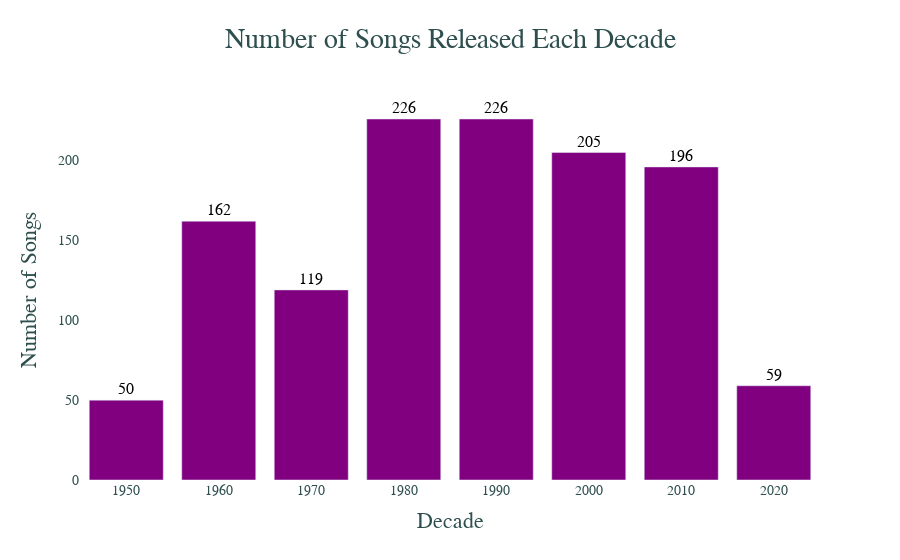

Write notebook code for a chart like this one.
### Code cell
import plotly.graph_objs as go

# Create a Plotly bar chart for songs per decade
data_songs_per_decade = go.Bar(
    x=decade_stats.index,
    y=decade_stats['Songs'],
    marker=dict(color='purple'),
    text=decade_stats['Songs'],
    textposition='outside',  # Place text outside the bars for better visibility
)

layout_songs_per_decade = go.Layout(
    title='Number of Songs Released Each Decade',
    xaxis=dict(title='Decade'),
    yaxis=dict(title='Number of Songs'),
    height=800,
)

fig_songs_per_decade = go.Figure(data=[data_songs_per_decade], layout=layout_songs_per_decade)

# Update layout for aesthetic improvements
fig_songs_per_decade.update_traces(textfont_size=16, textfont_color='black', insidetextanchor='start')  # Increase text font size and set color
fig_songs_per_decade.update_layout(plot_bgcolor='rgba(255, 255, 255, 0.9)',  # Lighter transparent plot background
                                   paper_bgcolor='rgba(255, 255, 255, 0.9)',  # Lighter transparent paper background
                                   font=dict(family="Arial, sans-serif", size=18, color='darkslategray'),  # Font settings
                                   title=dict(x=0.5, y=0.95, font=dict(size=28)),  # Title position and style
                                   xaxis=dict(tickfont=dict(size=14)),  # X-axis tick font size
                                   yaxis=dict(tickfont=dict(size=14)),  # Y-axis tick font size
                                   )

# Display plot
fig_songs_per_decade.show()

### Figure 1 — Plotly figure (JSON) as saved in the notebook; plotly's stock layout.template omitted (floating-point values rounded to 4 significant figures)
{"data": [{"insidetextanchor": "start", "marker": {"color": "purple"}, "text": [50, 162, 119, 226, 226, 205, 196, 59], "textfont": {"color": "black", "size": 16}, "textposition": "outside", "type": "bar", "x": [1950, 1960, 1970, 1980, 1990, 2000, 2010, 2020], "y": [50, 162, 119, 226, 226, 205, 196, 59]}], "layout": {"autosize": true, "font": {"color": "darkslategray", "family": "Arial, sans-serif", "size": 18}, "paper_bgcolor": "rgba(255, 255, 255, 0.9)", "plot_bgcolor": "rgba(255, 255, 255, 0.9)", "title": {"font": {"size": 28}, "text": "Number of Songs Released Each Decade", "x": 0.5, "y": 0.95}, "xaxis": {"autorange": true, "range": [1945, 2025], "tickfont": {"size": 14}, "title": {"text": "Decade"}, "type": "linear"}, "yaxis": {"autorange": true, "range": [0, 237.9], "tickfont": {"size": 14}, "title": {"text": "Number of Songs"}, "type": "linear"}}}
